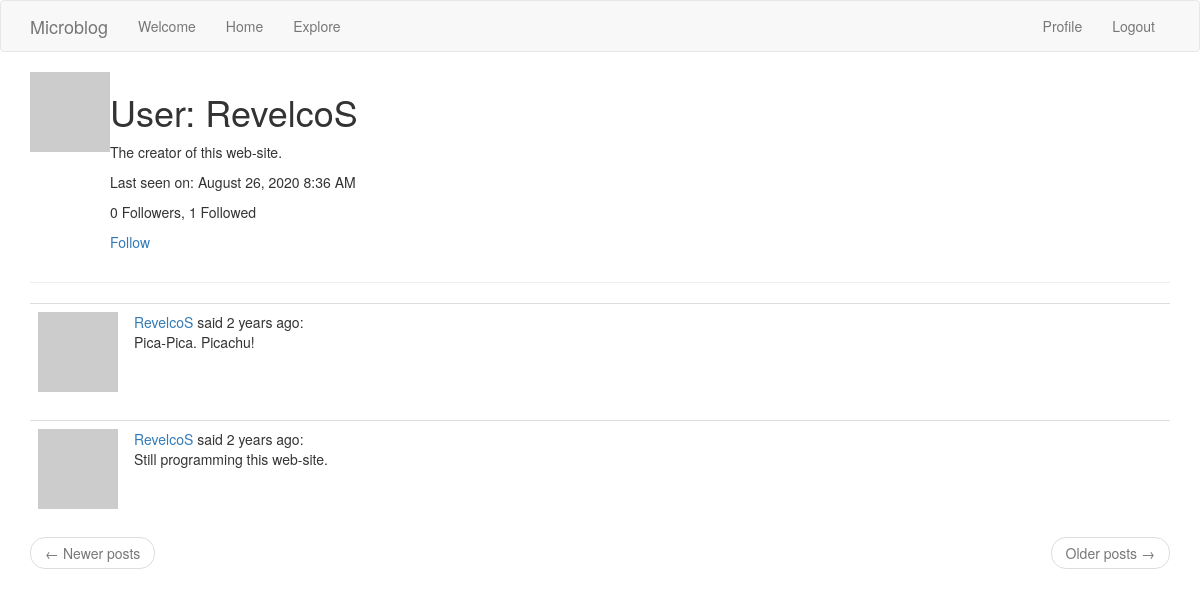
The app's page /user/RevelcoS (signed in), older data.
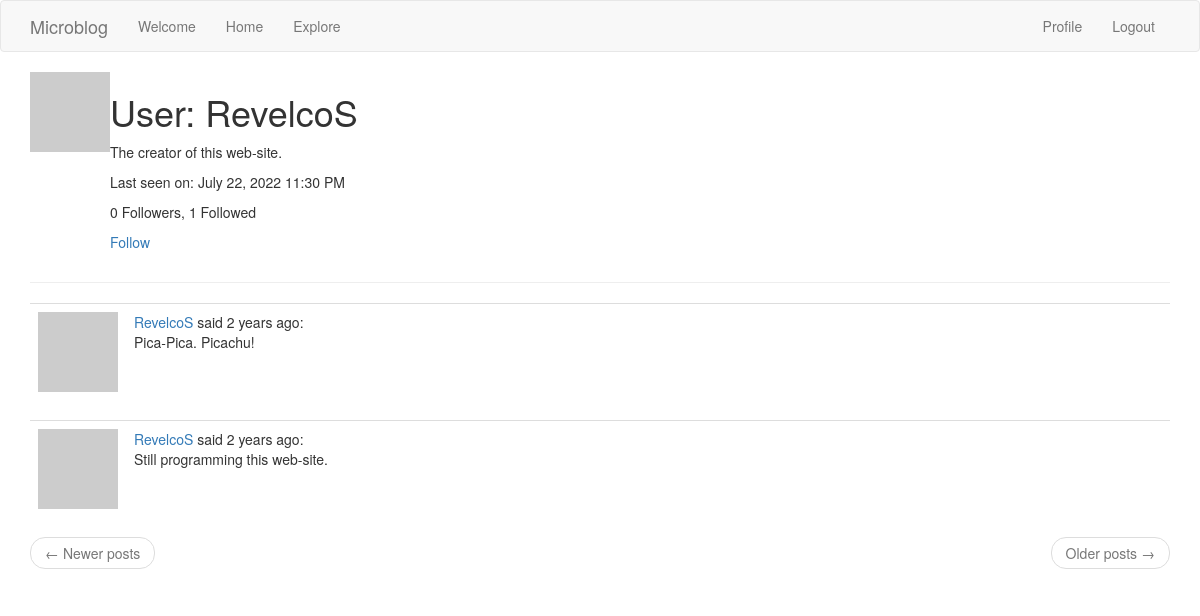
The same page, newer data.
### app/models.py (models this page shows, shortened)
class User(UserMixin, db.Model):
    id = db.Column(db.Integer, primary_key=True)
    username = db.Column(db.String(64), index=True, unique=True)
    email = db.Column(db.String(120), index=True, unique=True)
    password_hash = db.Column(db.String(128))
    posts = db.relationship("Post", backref="author", lazy="dynamic")
    about_me = db.Column(db.String(140))
    last_seen = db.Column(db.DateTime, default=datetime.utcnow)
    followed = db.relationship(
        "User", secondary=followers,
        primaryjoin=(followers.c.follower_id == id),
        secondaryjoin=(followers.c.followed_id == id),
        backref=db.backref("followers", lazy="dynamic"), lazy="dynamic"
    )
    def is_following(self, user):
        return self.followed.filter(followers.c.followed_id == user.id).count() > 0
    def avatar(self, size):
        digest = md5(self.email.lower().encode("utf-8")).hexdigest()
        return f"https://www.gravatar.com/avatar/{digest}?d=identicon&rating=g&s={size}"

class Post(db.Model):
    id = db.Column(db.Integer, primary_key=True)
    body = db.Column(db.String(140))
    timestamp = db.Column(db.DateTime, index=True, default=datetime.utcnow)
    user_id = db.Column(db.Integer, db.ForeignKey("user.id"))

### app/routes.py (the view)
@app.route("/user/<username>")
@login_required
def user(username):
    u = User.query.filter_by(username=username).first_or_404()
    page = request.args.get("page", 1, type=int)
    posts = u.posts.order_by(Post.timestamp.desc()).paginate(
        page, app.config["POSTS_PER_PAGE"], False)
    next_url = url_for("user", username=u.username, page=posts.next_num) \
        if posts.has_next else None
    prev_url = url_for("user", username=u.username, page=posts.prev_num) \
        if posts.has_prev else None
    return render_template("user.html",
        title="User Profile",
        user=u,
        posts=posts.items,
        next_url=next_url,
        prev_url=prev_url)

### app/models.py (called while the page is built)
@login.user_loader
def load_user(id):
    return User.query.get(int(id))

### app/routes.py (called while the page is built)
@app.before_request
def before_request():
    if current_user.is_authenticated:
        current_user.last_seen = datetime.utcnow()
        db.session.commit()

### app/templates/user.html
{% extends "base.html" %}
{% block app_content %}
<table>
    <tr valign="top">
        <td><img src="{{ user.avatar(128) }}"></td>
        <td>
            <h1>User: {{ user.username }}</h1>
            {% if user.about_me %}<p>{{ user.about_me }}</p>{% endif %}
            {% if user.last_seen %}<p>Last seen on: {{ moment(user.last_seen).format("LLL") }}</p>{% endif %}
            <p>{{ user.followers.count() }} Followers, {{ user.followed.count() }} Followed</p>
            {% if user == current_user %}
                <p><a href="{{ url_for('edit_profile') }}">Edit Your Profile</a></p>
            {% elif current_user.is_following(user) %}
                <p><a href="{{ url_for('unfollow', username=user.username) }}">Unfollow</a></p>
            {% else %}
                <p><a href="{{ url_for('follow', username=user.username) }}">Follow</a></p>
            {% endif %}
        </td>
    </tr>
</table>
<hr>
{% for post in posts %}
    {% include "include/_post.html" %}
{% endfor %}
{% include "include/_page_urls.html" %}
{% endblock %}

### app/templates/base.html (shortened to what this page needs)
{% extends "bootstrap/base.html" %}
{% block navbar %}
    <nav class="navbar navbar-default">
        <div class="container">
            <div class="navbar-header">
                <a class="navbar-brand" href="{{ url_for('index') }}">Microblog</a>
            </div>
            <div class="collapse navbar-collapse" id="bs-example-navbar-collapse-1">
                <ul class="nav navbar-nav">
                    <li><a href="{{ url_for('welcome') }}">Welcome</a></li>
                    <li><a href="{{ url_for('index') }}">Home</a></li>
                    <li><a href="{{ url_for('explore') }}">Explore</a></li>
                </ul>
                <ul class="nav navbar-nav navbar-right">
                    {% if current_user.is_anonymous %}
                    <li><a href="{{ url_for('login') }}">Login</a></li>
                    {% else %}
                    <li><a href="{{ url_for('user', username=current_user.username) }}">Profile</a></li>
                    <li><a href="{{ url_for('logout') }}">Logout</a></li>
                    {% endif %}
                </ul>
            </div>
        </div>
    </nav>
{% endblock %}
{% block content %}
    <div class="container">
        {% block app_content %}{% endblock %}
    </div>
{% endblock %}

### app/templates/include/_post.html
<table class="table table-hover">
    <tr>
        <td width="70px">
            <a href="{{ url_for('user', username=post.author.username) }}">
                <img src="{{ post.author.avatar(32) }}" />
            </a>
        </td>
        <td>
            <a href="{{ url_for('user', username=post.author.username) }}">
                {{ post.author.username }}
            </a>
            said {{ moment(post.timestamp).fromNow() }}:
            <br>
            {{ post.body }}
        </td>
    </tr>
</table>

### app/templates/include/_page_urls.html
<nav aria-label="...">
    <ul class="pager">
        <li class="previous{% if not prev_url %} disabled{% endif %}">
            <a href="{{ prev_url or '#' }}">
                <span aria-hidden="true">&larr;</span> Newer posts
            </a>
        </li>
        <li class="next{% if not next_url %} disabled{% endif %}">
            <a href="{{ next_url or '#' }}">
                Older posts <span aria-hidden="true">&rarr;</span>
            </a>
        </li>
    </ul>
</nav>

Row changes from the older to the newer data that the page shows:
changed User "RevelcoS": last_seen "August 26, 2020 8:36 AM" → "July 22, 2022 11:30 PM"
